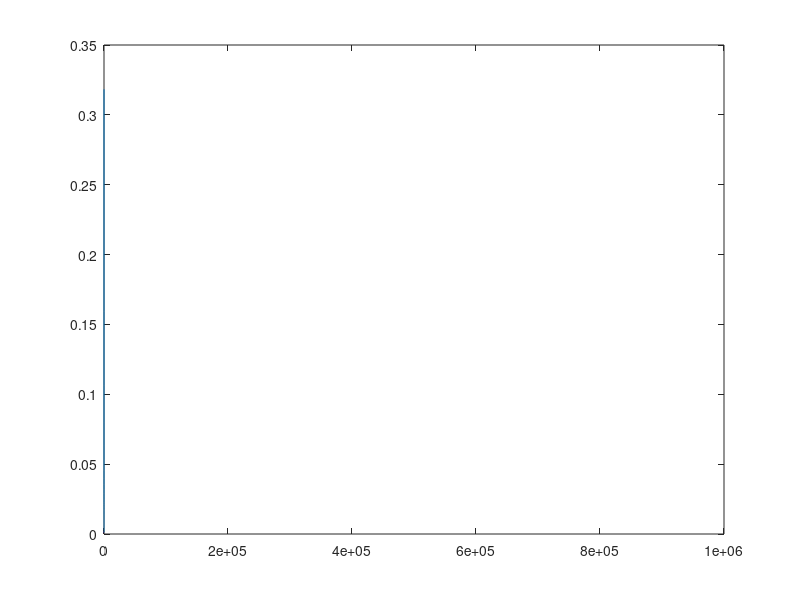

Reproduce this figure in MATLAB.
close all; clear variables; format short

f0=1e9;
tau=5e-9;

% w=linspace(0,2*pi,10000);
% f=w/(2*pi);
f=linspace(0,1e6,1e6);

A=1;
B=1;
amp=abs((-A-B*exp(-j*2*pi*f0*tau))./(j*2*pi*f));

figure(1)
plot(f,amp)